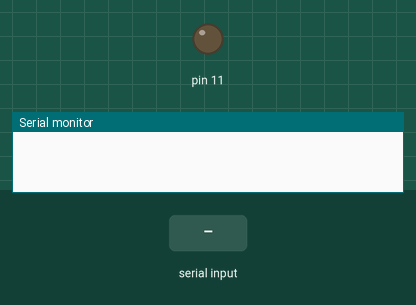
This sketch was run on a simulated Arduino Uno, built with avr-gcc and run on an emulated ATmega328P. Parts: output pins drawn as LEDs (lit = HIGH), the last lines printed to the serial monitor. Inputs (shaded band) come from the test bench.

Above: at 1.2 s.
1.3 s: byte 30 received over Serial
At 2.5 s:
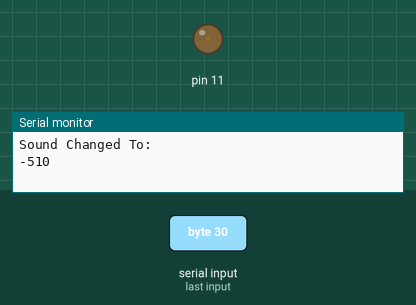
2.8 s: byte 90 received over Serial
At 3.6 s:
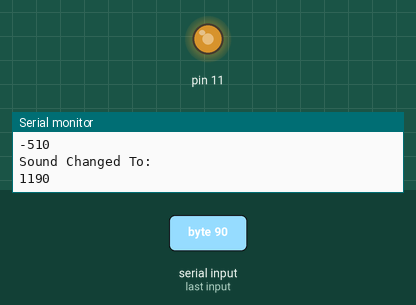
4.3 s: byte 120 received over Serial
At 4.8 s:
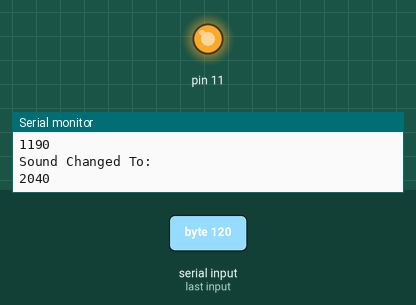
Timing chart, 0 to 7.3 s (numbered marks = the images above; inputs shaded):
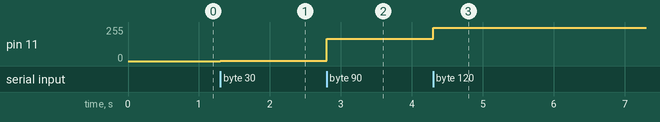

Measured:
- after the input at 1.3 s, pin 11: 0/255 → 2/255 at once
- after the input at 2.8 s, pin 11: 2/255 → 166/255 at once
- after the input at 4.3 s, pin 11: 166/255 → 248/255 at once

The sketch:

Buzzer.ino
```cpp
int signal=48;
int output = 0;
int flag = 0;
int previous_signal = 48;

void setup() {
  // put your setup code here, to run once:
Serial.begin(9600);
}

void loop() {
  // put your main code here, to run repeatedly:

  if (Serial.available()>0)
  {
    signal = Serial.read();
  }


if (signal != previous_signal)
{
output = map(signal, 48, 57, 0, 255);
analogWrite(11 , output);
Serial.println("Sound Changed To: ");
Serial.println(output);
}
previous_signal = signal;

}
```
